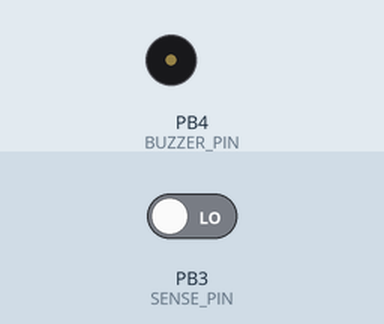
Recording of a program running on a simulated ATtiny85, built with avr-gcc and run on an emulated ATtiny85. Shown: buzzer (waves = sounding, pin HIGH). The test bench sets the inputs (shaded band); at power-on: PB3 (SENSE_PIN) LOW.

Above: at 6.8 s.
6.9 s: PB3 (SENSE_PIN) driven HIGH
At 8.05 s:
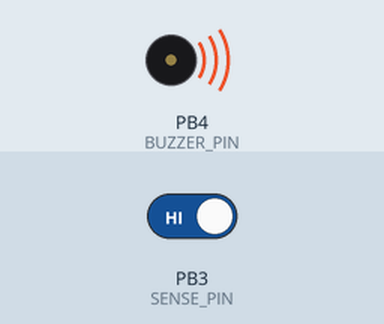
Timing chart, 0 to 10.0 s (numbered marks = the images above; inputs shaded):
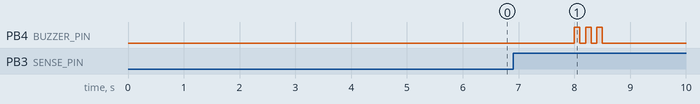

Measured:
- after the input at 6.9 s, PB4 (BUZZER_PIN): alternates HIGH for 0.10 s and LOW for 0.10 s, 6 changes in all, then stays LOW, starting after 1.1 s

The program:

main.cpp
```cpp
#include <Arduino.h>
#include <avr/power.h>
#include <avr/sleep.h>

#define SENSE_PIN (3)
#define BUZZER_PIN (4)

volatile bool main_power_active = false;
volatile bool previous_power_state = false;

void setup()
{
  // disable ADC
  ADCSRA = 0;

  // turn off various modules
  power_all_disable();

  // but enable the necessary ones
  power_timer0_enable();
  power_timer1_enable();

  GIMSK = 1 << PCIE;
  PCMSK = 1 << PCINT3;

  pinMode(SENSE_PIN, INPUT);
  pinMode(BUZZER_PIN, OUTPUT);
}

void power_down()
{
  set_sleep_mode(SLEEP_MODE_PWR_DOWN);
  cli();
  sleep_enable();
  sei();
  sleep_cpu();
}

void idle()
{
  set_sleep_mode(SLEEP_MODE_IDLE);
  cli();
  sleep_enable();
  sei();
  sleep_cpu();
}

bool is_bod()
{
  return MCUSR & 1 << BORF;
}

void reset_bod_flag()
{
  if (is_bod())
  {
    MCUSR ^= 1 << BORF;
  }
}

void play_main_power_active_sound()
{
  digitalWrite(BUZZER_PIN, HIGH);
  delay(100);
  digitalWrite(BUZZER_PIN, LOW);
  delay(100);
  digitalWrite(BUZZER_PIN, HIGH);
  delay(100);
  digitalWrite(BUZZER_PIN, LOW);
  delay(100);
  digitalWrite(BUZZER_PIN, HIGH);
  delay(100);
  digitalWrite(BUZZER_PIN, LOW);
  delay(100);
}

void play_main_power_gone_sound()
{
  digitalWrite(BUZZER_PIN, HIGH);
  delay(1000);
  digitalWrite(BUZZER_PIN, LOW);
  delay(100);
}

bool check_main_power()
{
  delay(2000);
  return digitalRead(SENSE_PIN);
}

void loop()
{
  if (is_bod())
  {
    reset_bod_flag();
    return;
  }
  main_power_active = check_main_power();
  if (previous_power_state != main_power_active)
  {
    previous_power_state = main_power_active;
    if (main_power_active)
    {
      play_main_power_active_sound();
    }
    else
    {
      play_main_power_gone_sound();
      power_down();
    }
  }
}

EMPTY_INTERRUPT(PCINT0_vect);
```
